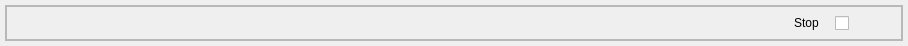
<?xml version="1.0" encoding="UTF-8"?>
<ui version="4.0">
 <class>Form</class>
 <widget class="QWidget" name="Form">
  <property name="geometry">
   <rect>
    <x>0</x>
    <y>0</y>
    <width>908</width>
    <height>46</height>
   </rect>
  </property>
  <property name="focusPolicy">
   <enum>Qt::ClickFocus</enum>
  </property>
  <property name="windowTitle">
   <string>Step</string>
  </property>
  <property name="windowOpacity">
   <double>1.000000000000000</double>
  </property>
  <layout class="QGridLayout" name="gridLayout_4">
   <property name="leftMargin">
    <number>5</number>
   </property>
   <property name="topMargin">
    <number>5</number>
   </property>
   <property name="rightMargin">
    <number>5</number>
   </property>
   <property name="bottomMargin">
    <number>5</number>
   </property>
   <item row="0" column="0">
    <widget class="QFrame" name="frame">
     <property name="frameShape">
      <enum>QFrame::StyledPanel</enum>
     </property>
     <property name="frameShadow">
      <enum>QFrame::Raised</enum>
     </property>
     <layout class="QGridLayout" name="gridLayout_3">
      <property name="leftMargin">
       <number>0</number>
      </property>
      <property name="topMargin">
       <number>0</number>
      </property>
      <property name="rightMargin">
       <number>0</number>
      </property>
      <property name="bottomMargin">
       <number>0</number>
      </property>
      <item row="0" column="0">
       <widget class="QFrame" name="step_frame">
        <property name="frameShape">
         <enum>QFrame::StyledPanel</enum>
        </property>
        <property name="frameShadow">
         <enum>QFrame::Raised</enum>
        </property>
        <layout class="QGridLayout" name="gridLayout_2">
         <property name="leftMargin">
          <number>0</number>
         </property>
         <property name="topMargin">
          <number>0</number>
         </property>
         <property name="rightMargin">
          <number>0</number>
         </property>
         <property name="bottomMargin">
          <number>0</number>
         </property>
         <item row="0" column="0">
          <layout class="QGridLayout" name="gridLayout">
           <item row="0" column="2">
            <widget class="QLabel" name="lbl_type">
             <property name="minimumSize">
              <size>
               <width>30</width>
               <height>30</height>
              </size>
             </property>
             <property name="maximumSize">
              <size>
               <width>30</width>
               <height>30</height>
              </size>
             </property>
             <property name="text">
              <string/>
             </property>
             <property name="scaledContents">
              <bool>true</bool>
             </property>
             <property name="alignment">
              <set>Qt::AlignCenter</set>
             </property>
            </widget>
           </item>
           <item row="0" column="8">
            <widget class="QLabel" name="lbl_var">
             <property name="minimumSize">
              <size>
               <width>24</width>
               <height>24</height>
              </size>
             </property>
             <property name="maximumSize">
              <size>
               <width>24</width>
               <height>24</height>
              </size>
             </property>
             <property name="text">
              <string/>
             </property>
             <property name="scaledContents">
              <bool>true</bool>
             </property>
            </widget>
           </item>
           <item row="0" column="4">
            <widget class="QLabel" name="lbl_description">
             <property name="sizePolicy">
              <sizepolicy hsizetype="Expanding" vsizetype="Preferred">
               <horstretch>0</horstretch>
               <verstretch>0</verstretch>
              </sizepolicy>
             </property>
             <property name="minimumSize">
              <size>
               <width>50</width>
               <height>0</height>
              </size>
             </property>
             <property name="maximumSize">
              <size>
               <width>350</width>
               <height>16777215</height>
              </size>
             </property>
             <property name="text">
              <string/>
             </property>
             <property name="scaledContents">
              <bool>true</bool>
             </property>
             <property name="wordWrap">
              <bool>true</bool>
             </property>
            </widget>
           </item>
           <item row="0" column="3">
            <widget class="QLabel" name="lbl_target">
             <property name="sizePolicy">
              <sizepolicy hsizetype="Expanding" vsizetype="Preferred">
               <horstretch>0</horstretch>
               <verstretch>0</verstretch>
              </sizepolicy>
             </property>
             <property name="minimumSize">
              <size>
               <width>250</width>
               <height>0</height>
              </size>
             </property>
             <property name="maximumSize">
              <size>
               <width>400</width>
               <height>16777215</height>
              </size>
             </property>
             <property name="autoFillBackground">
              <bool>false</bool>
             </property>
             <property name="text">
              <string/>
             </property>
             <property name="textInteractionFlags">
              <set>Qt::NoTextInteraction</set>
             </property>
            </widget>
           </item>
           <item row="0" column="5">
            <widget class="QLabel" name="lbl_errOption">
             <property name="minimumSize">
              <size>
               <width>35</width>
               <height>0</height>
              </size>
             </property>
             <property name="maximumSize">
              <size>
               <width>90</width>
               <height>16777215</height>
              </size>
             </property>
             <property name="text">
              <string>Stop</string>
             </property>
            </widget>
           </item>
           <item row="0" column="0">
            <widget class="QLabel" name="lbl_status">
             <property name="sizePolicy">
              <sizepolicy hsizetype="Fixed" vsizetype="Fixed">
               <horstretch>0</horstretch>
               <verstretch>0</verstretch>
              </sizepolicy>
             </property>
             <property name="minimumSize">
              <size>
               <width>24</width>
               <height>24</height>
              </size>
             </property>
             <property name="maximumSize">
              <size>
               <width>24</width>
               <height>24</height>
              </size>
             </property>
             <property name="text">
              <string/>
             </property>
             <property name="scaledContents">
              <bool>true</bool>
             </property>
            </widget>
           </item>
           <item row="0" column="6">
            <widget class="QCheckBox" name="chk_log">
             <property name="maximumSize">
              <size>
               <width>20</width>
               <height>16</height>
              </size>
             </property>
             <property name="toolTip">
              <string>Log</string>
             </property>
             <property name="layoutDirection">
              <enum>Qt::LeftToRight</enum>
             </property>
             <property name="text">
              <string/>
             </property>
             <property name="tristate">
              <bool>false</bool>
             </property>
            </widget>
           </item>
           <item row="0" column="1">
            <widget class="QLabel" name="lbl_seq">
             <property name="minimumSize">
              <size>
               <width>24</width>
               <height>24</height>
              </size>
             </property>
             <property name="maximumSize">
              <size>
               <width>24</width>
               <height>24</height>
              </size>
             </property>
             <property name="text">
              <string/>
             </property>
            </widget>
           </item>
           <item row="0" column="7">
            <widget class="QLabel" name="lbl_link">
             <property name="minimumSize">
              <size>
               <width>16</width>
               <height>16</height>
              </size>
             </property>
             <property name="maximumSize">
              <size>
               <width>16</width>
               <height>16</height>
              </size>
             </property>
             <property name="text">
              <string/>
             </property>
             <property name="scaledContents">
              <bool>true</bool>
             </property>
            </widget>
           </item>
          </layout>
         </item>
        </layout>
       </widget>
      </item>
     </layout>
    </widget>
   </item>
  </layout>
 </widget>
 <resources>
  <include location="icon/res.qrc"/>
 </resources>
 <connections/>
</ui>
